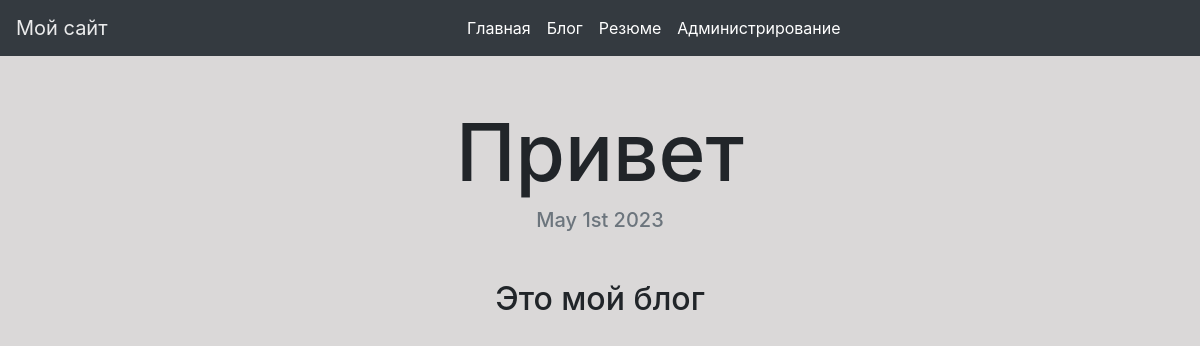
The page /blog/1/ on the database as committed earlier.
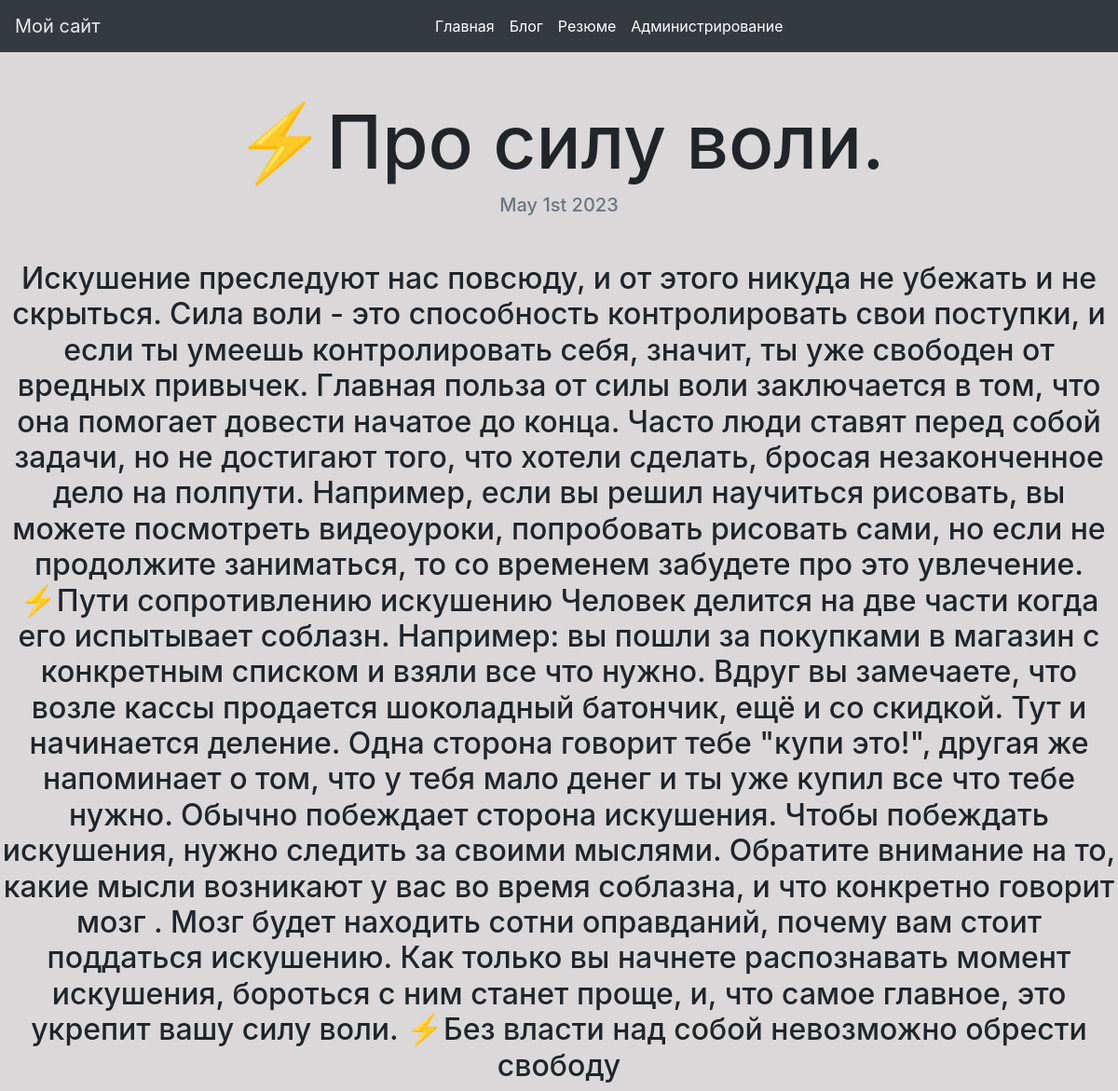
The same page on the database as committed later.
### blog/models.py (models this page shows, shortened)
class Blog(models.Model):
    title = models.CharField(max_length=200)
    discription = models.TextField()
    date = models.DateField()

### blog/views.py (the view)
# urls.py: path('<int:blog_id>/', views.detail, name='detail'),
def detail(request, blog_id):
    blog = get_object_or_404(Blog, id=blog_id)
    return render(request, 'blog/detail.html', {'blog': blog})

### blog/templates/blog/detail.html
{% extends "blog/base.html" %}
{% load static %}
{% block content %}
<h1 class="text-center mt-5" id="blogdetailtitle">{{ blog.title }}</h1>
<h5 class="text-center text-muted mb-5">{{ blog.date|date:'F jS Y' }}</h5>
<h2 class="text-center">{{ blog.discription}}</h2>
{% endblock %}

Rows that differ between the two databases and show on the page:
changed Blog: title "Привет" → "⚡️Про силу воли."; discription "Это мой блог" → "Искушение преследуют нас повсюду, и от этого никуда не убежать и не скрыться. Сила воли - это способность контролировать свои поступки, и если ты умеешь контролировать себя, значит, ты уже свободен от вредных привычек. Главная польза от силы воли заключается в том, что она помогает довести начатое до конца. Часто люди ставят перед собой задачи, но не достигают того, что хотели сделать, бросая незаконченное дело на полпути. Например, если вы решил научиться рисовать, вы можете посмотреть видеоуроки, попробовать рисовать сами, но если не продолжите заниматься, то со временем забудете про это увлечение. ⚡️Пути сопротивлению искушению Человек делится на две части когда его испытывает соблазн.…"
